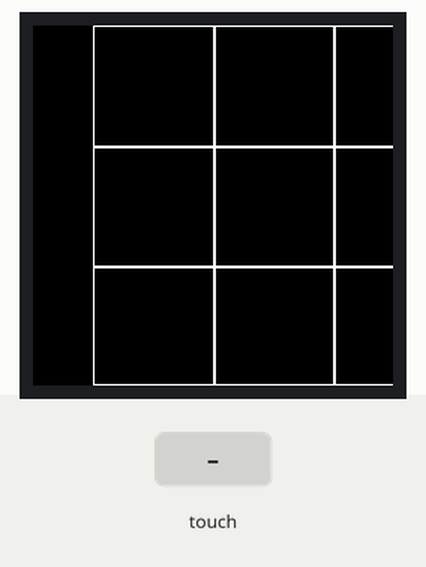
The sketch below on a simulated ESP32. On the bench: 240×240 colour display. The test bench sets the inputs (shaded band). What the sketch prints to the serial monitor is not drawn.

Above: at 1.4 s.
1.5 s: screen touched at 38 % across, 10 % down
At 2.7 s:
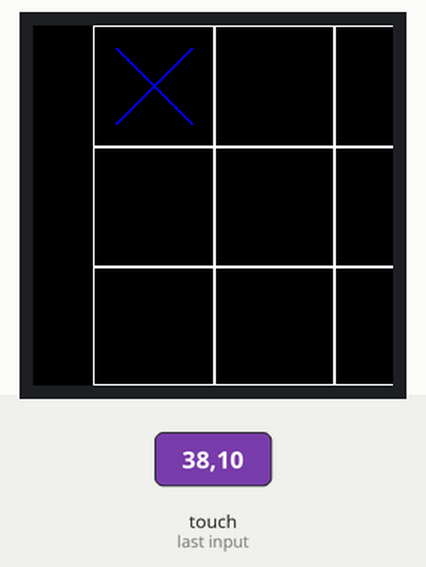
3.0 s: screen touched at 62 % across, 10 % down
At 4.1 s:
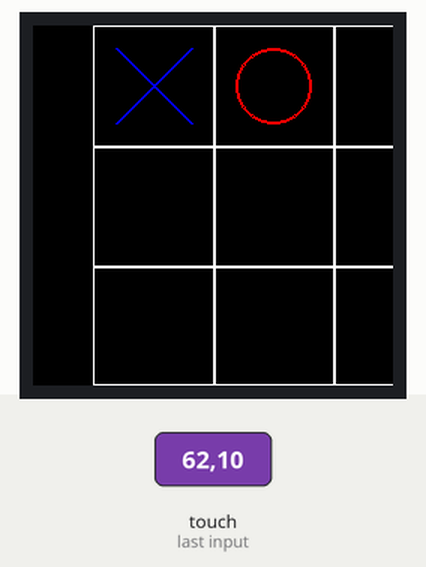
Timing chart, 0 to 6.0 s (numbered marks = the images above; inputs shaded):
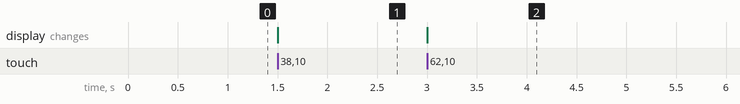

Measured:
- after the input at 1.5 s, the display: changes at once (image 1)
- after the input at 3.0 s, the display: changes at once (image 2)

The sketch:

TicTacToe.ino
```cpp
// ============================================================
// Chapter 10 - Tic Tac Toe on ESP32 + TFT 2.8" SPI touch display
// Local version: two players share the same touch screen
// Library: TFT_eSPI (configure pins in User_Setup.h, not here)
// ============================================================

#include <TFT_eSPI.h>

TFT_eSPI tft = TFT_eSPI();

// ---------------- Touch calibration ----------------
// Run the "Touch_calibrate" example included in the TFT_eSPI
// library once, then replace these 5 values with the ones it prints.
uint16_t calData[5] = { 459, 3291, 510, 3056, 7};

// ---------------- Grid geometry ----------------
// Square 3x3 grid, 240x240, centered horizontally on a 320x240 screen
const int GRID_SIZE   = 240;
const int CELL_SIZE   = GRID_SIZE / 3;   // 80 px
const int OFFSET_X    = (320 - GRID_SIZE) / 2; // 40 px
const int OFFSET_Y    = 0;

// ---------------- Colors ----------------
#define COLOR_BG     TFT_BLACK
#define COLOR_LINE   TFT_WHITE
#define COLOR_X      TFT_BLUE
#define COLOR_O      TFT_RED
#define COLOR_TEXT   TFT_WHITE

// ---------------- Game state ----------------
char board[3][3];       // ' ' empty, 'X' or 'O'
char currentPlayer;     // 'X' or 'O'
bool gameOver;
bool wasTouched;        // used to detect a fresh touch (edge), avoid repeated taps

void setup() {
  Serial.begin(115200);

  tft.init();
  tft.setRotation(1);   // landscape, 320x240 - adjust if your wiring differs
  tft.setTouch(calData);

  resetGame();
  drawGrid();

  Serial.println("Tic Tac Toe ready. X starts.");
}

void loop() {
  uint16_t x, y;
  bool touched = tft.getTouch(&x, &y);

  // Only react on the moment the finger touches down, not while held
  if (touched && !wasTouched) {
    handleTouch(x, y);
  }
  wasTouched = touched;
}

// ---------------- Game logic ----------------

void resetGame() {
  for (int r = 0; r < 3; r++) {
    for (int c = 0; c < 3; c++) {
      board[r][c] = ' ';
    }
  }
  currentPlayer = 'X';
  gameOver = false;
}

void handleTouch(int x, int y) {
  if (gameOver) {
    // Any touch after a win/draw clears the board and starts again
    Serial.println("Restarting game.");
    resetGame();
    drawGrid();
    return;
  }

  // Ignore touches outside the grid area
  if (x < OFFSET_X || x >= OFFSET_X + GRID_SIZE ||
      y < OFFSET_Y || y >= OFFSET_Y + GRID_SIZE) {
    return;
  }

  int col = (x - OFFSET_X) / CELL_SIZE;
  int row = (y - OFFSET_Y) / CELL_SIZE;

  if (board[row][col] != ' ') {
    // Cell already occupied, do nothing
    return;
  }

  board[row][col] = currentPlayer;

  if (currentPlayer == 'X') {
    drawX(row, col);
  } else {
    drawO(row, col);
  }

  Serial.print("Player ");
  Serial.print(currentPlayer);
  Serial.print(" played at row ");
  Serial.print(row);
  Serial.print(", col ");
  Serial.println(col);

  char winner = checkWinner();

  if (winner != ' ') {
    gameOver = true;
    showResult(winner);
  } else {
    currentPlayer = (currentPlayer == 'X') ? 'O' : 'X';
  }
}

// Returns 'X', 'O', 'D' (draw), or ' ' (game continues)
char checkWinner() {
  // Rows and columns
  for (int i = 0; i < 3; i++) {
    if (board[i][0] != ' ' && board[i][0] == board[i][1] && board[i][1] == board[i][2]) {
      return board[i][0];
    }
    if (board[0][i] != ' ' && board[0][i] == board[1][i] && board[1][i] == board[2][i]) {
      return board[0][i];
    }
  }

  // Diagonals
  if (board[0][0] != ' ' && board[0][0] == board[1][1] && board[1][1] == board[2][2]) {
    return board[0][0];
  }
  if (board[0][2] != ' ' && board[0][2] == board[1][1] && board[1][1] == board[2][0]) {
    return board[0][2];
  }

  // Draw: no empty cells left
  bool full = true;
  for (int r = 0; r < 3; r++) {
    for (int c = 0; c < 3; c++) {
      if (board[r][c] == ' ') full = false;
    }
  }
  if (full) return 'D';

  return ' ';
}

// ---------------- Drawing ----------------

void drawGrid() {
  tft.fillScreen(COLOR_BG);

  // Two vertical lines
  for (int i = 1; i < 3; i++) {
    int x = OFFSET_X + i * CELL_SIZE;
    tft.drawLine(x, OFFSET_Y, x, OFFSET_Y + GRID_SIZE, COLOR_LINE);
    tft.drawLine(x + 1, OFFSET_Y, x + 1, OFFSET_Y + GRID_SIZE, COLOR_LINE); // thicker line
  }

  // Two horizontal lines
  for (int i = 1; i < 3; i++) {
    int y = OFFSET_Y + i * CELL_SIZE;
    tft.drawLine(OFFSET_X, y, OFFSET_X + GRID_SIZE, y, COLOR_LINE);
    tft.drawLine(OFFSET_X, y + 1, OFFSET_X + GRID_SIZE, y + 1, COLOR_LINE); // thicker line
  }

  // Outer border
  tft.drawRect(OFFSET_X, OFFSET_Y, GRID_SIZE, GRID_SIZE, COLOR_LINE);
}

void drawX(int row, int col) {
  int pad = 15; // margin inside the cell
  int x1 = OFFSET_X + col * CELL_SIZE + pad;
  int y1 = OFFSET_Y + row * CELL_SIZE + pad;
  int x2 = OFFSET_X + (col + 1) * CELL_SIZE - pad;
  int y2 = OFFSET_Y + (row + 1) * CELL_SIZE - pad;

  // Draw each diagonal twice, offset by 1px, to make the stroke thicker
  tft.drawLine(x1, y1, x2, y2, COLOR_X);
  tft.drawLine(x1 + 1, y1, x2 + 1, y2, COLOR_X);
  tft.drawLine(x1, y2, x2, y1, COLOR_X);
  tft.drawLine(x1 + 1, y2, x2 + 1, y1, COLOR_X);
}

void drawO(int row, int col) {
  int cx = OFFSET_X + col * CELL_SIZE + CELL_SIZE / 2;
  int cy = OFFSET_Y + row * CELL_SIZE + CELL_SIZE / 2;
  int radius = CELL_SIZE / 2 - 15;

  // Draw two concentric circles to make the stroke thicker
  tft.drawCircle(cx, cy, radius, COLOR_O);
  tft.drawCircle(cx, cy, radius - 1, COLOR_O);
}

void showResult(char winner) {
  tft.fillScreen(COLOR_BG);
  tft.setTextColor(COLOR_TEXT, COLOR_BG);
  tft.setTextSize(3);

  String message;
  if (winner == 'D') {
    message = "DRAW!";
  } else {
    message = String(winner) + " WIN!";
  }

  int textWidth = message.length() * 18; // approx width for text size 3
  int x = (320 - textWidth) / 2;
  int y = 240 / 2 - 12;

  tft.setCursor(x, y);
  tft.print(message);

  Serial.println(message);
  Serial.println("Touch the screen to play again.");
}
```
